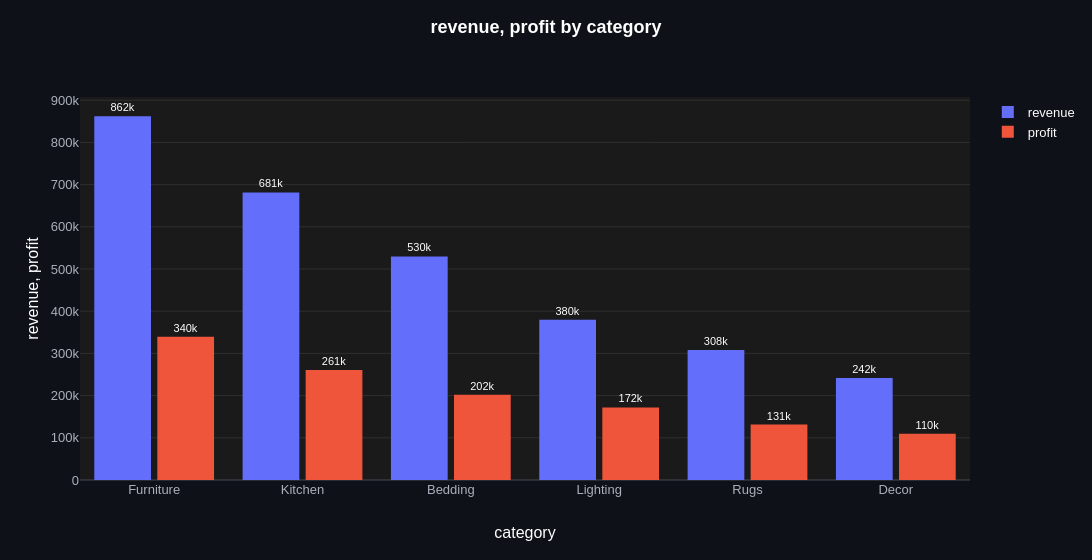

Notebook code for this chart:
### Markdown cell above
**`y` as a list**: a wide table, with several measures side by side in columns, gives
one series per column, named after it. Here, the six biggest categories' revenue next
to their profit.

### Code cell
categories = db.sql("""
    SELECT category,
           SUM(revenue) AS revenue,
           SUM(profit)  AS profit,
           COUNT(*)     AS orders
    FROM orders JOIN products USING (product_id)
    GROUP BY category
    ORDER BY revenue DESC
    LIMIT 6
""").df()

ev.bar_plot(categories, "category", ["revenue", "profit"])

### Figure 1 — Plotly figure (JSON) as saved in the notebook; plotly's stock layout.template omitted (floating-point values rounded to 4 significant figures)
{"data": [{"cliponaxis": false, "hovertemplate": "%{hovertext}<extra></extra>", "hovertext": ["category: <b>Furniture</b><br>revenue: 862k", "category: <b>Kitchen</b><br>revenue: 681k", "category: <b>Bedding</b><br>revenue: 530k", "category: <b>Lighting</b><br>revenue: 380k", "category: <b>Rugs</b><br>revenue: 308k", "category: <b>Decor</b><br>revenue: 242k"], "insidetextanchor": "middle", "marker": {"color": "#636EFA"}, "meta": {"group": "revenue", "role": "data"}, "name": "revenue", "orientation": "v", "showlegend": true, "text": ["862k", "681k", "530k", "380k", "308k", "242k"], "textangle": 0, "textfont": {"size": 11}, "textposition": "outside", "type": "bar", "x": ["Furniture", "Kitchen", "Bedding", "Lighting", "Rugs", "Decor"], "y": [862300.0, 681500.0, 529700.0, 379700.0, 308000.0, 241600.0]}, {"cliponaxis": false, "hovertemplate": "%{hovertext}<extra></extra>", "hovertext": ["category: <b>Furniture</b><br>profit: 340k", "category: <b>Kitchen</b><br>profit: 261k", "category: <b>Bedding</b><br>profit: 202k", "category: <b>Lighting</b><br>profit: 172k", "category: <b>Rugs</b><br>profit: 131k", "category: <b>Decor</b><br>profit: 110k"], "insidetextanchor": "middle", "marker": {"color": "#EF553B"}, "meta": {"group": "profit", "role": "data"}, "name": "profit", "orientation": "v", "showlegend": true, "text": ["340k", "261k", "202k", "172k", "131k", "110k"], "textangle": 0, "textfont": {"size": 11}, "textposition": "outside", "type": "bar", "x": ["Furniture", "Kitchen", "Bedding", "Lighting", "Rugs", "Decor"], "y": [339800.0, 260500.0, 202200.0, 172100.0, 131500.0, 109600.0]}], "layout": {"bargap": 0.15, "bargroupgap": 0.1, "barmode": "group", "height": 560, "legend": {"title": {"text": ""}, "traceorder": "normal"}, "margin": {"t": 97}, "showlegend": true, "title": {"text": "<b>revenue, profit by category</b>"}, "uniformtext": {"minsize": 11, "mode": "hide"}, "width": 1400, "xaxis": {"categoryarray": ["Furniture", "Kitchen", "Bedding", "Lighting", "Rugs", "Decor"], "categoryorder": "array", "title": {"text": "category"}, "type": "category"}, "yaxis": {"title": {"text": "revenue, profit"}}}}
